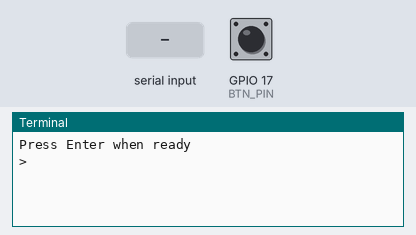
A program run on a simulated Raspberry Pi (BCM pin numbers). Parts: the last lines printed to the terminal. The test bench sets the inputs (shaded band); at power-on: GPIO 17 (BTN_PIN) LOW.

Above: at 1.2 s.
1.3 s: "1" typed at the terminal, then Enter
At 2.1 s:
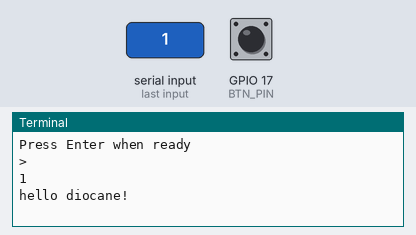
2.8 s: GPIO 17 (BTN_PIN) pulled HIGH for 0.15 s
At 3.2 s:
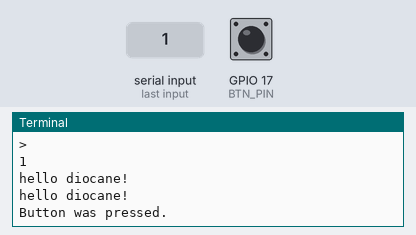

The program:

button.py
```python
#!/usr/bin/python
import RPi.GPIO as GPIO
import time

GPIO.setwarnings(False)
GPIO.setmode(GPIO.BCM)

BTN_PIN = 17

# setting inputs
GPIO.setup(BTN_PIN, GPIO.IN)

# this runs when a change of state happens on pin 18
# non blocking
def btn_callback(channel):
	if GPIO.input(BTN_PIN):
		# execute python code...
		# you can do many exciting things here, like:
		# control outputs of the pi,driving other circuits
		# turning something on/off, play some music...
		print("Button was pressed.")

raw_input("Press Enter when ready\n>")

# this sets interrupt detection on both falling and rising edges of pin 18 (the button)
# software bounce of 100 millisecond
GPIO.add_event_detect(BTN_PIN, GPIO.BOTH, callback=btn_callback, bouncetime=100)

try:
	# this is actually the running program, just blocking.
	while True:
		print("hello diocane!")
		time.sleep(1)

except KeyboardInterrupt:
	GPIO.cleanup()

GPIO.cleanup()
```

Measured:
- after the input at 1.3 s, the terminal: prints a new line at once (image 1)
- after the input at 2.8 s, the terminal: prints a new line at once (image 2)
